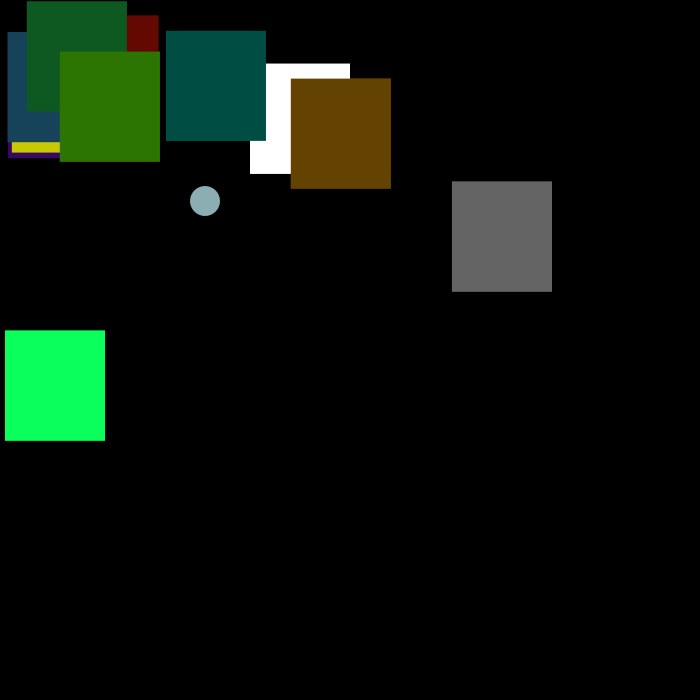
Frame 1 (no input)
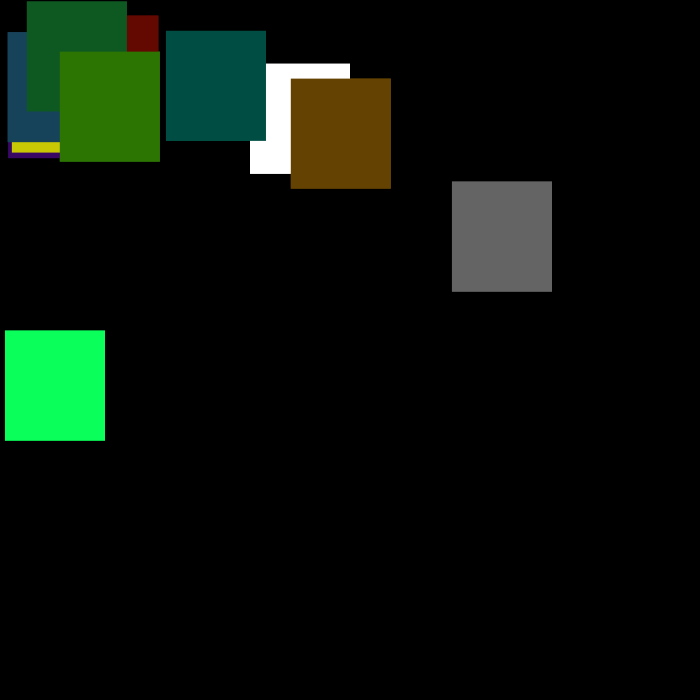
Frame 60 (the mouse pressed at the canvas centre just before this capture)
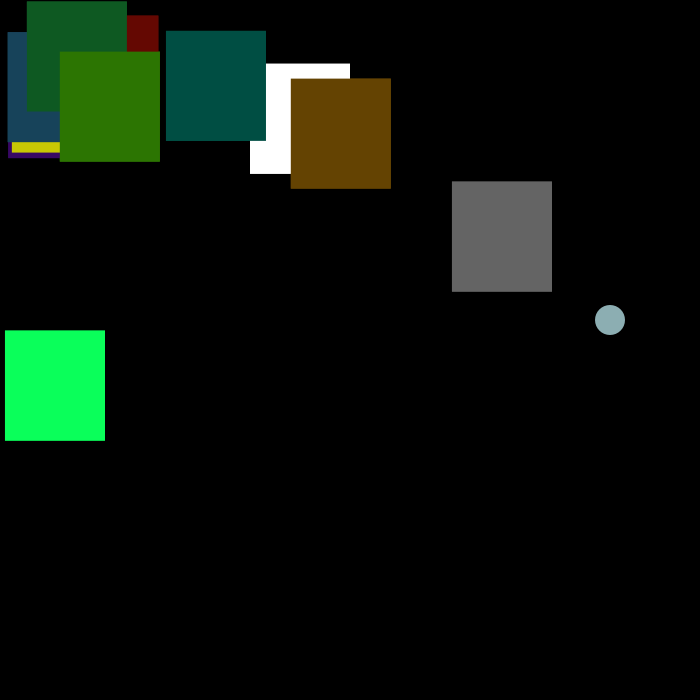
Frame 120 (the mouse held since frame 60 and released just before this capture)

The Processing sketch that drew these frames (run headless with seeded random() and noise(); from frame 60 on, the mouse is pressed at the canvas centre):

// Processing sketch: processing_178791
// ── processing_178791.pde

Ball b; 
Rectang r,r1,r2,r3,r4,r5,r6,r7,r8,r9,r10; 


  


void setup() 


{
  size(700,700); 
  b = new Ball(200,200,5,1,30); 
  r = new Rectang(random(699),random(699),100,110,color(100)); 
  r1 = new Rectang(250,random(67),100,110,color(255)); 
  r2 = new Rectang(random(699),random(36),100,110,color(0,78,67)); 
  r3 = new Rectang(random(184),random(34),100,110,color(100,8,2)); 
  r4 = new Rectang(random(529),random(234),100,110,color(100,67,2));
  r5 = new Rectang(random(89),random(236),100,110,color(56,8,100)); 
  r6 = new Rectang(random(329),random(953),100,110,color(10,255,90)); 
  r7 = new Rectang(random(26),random(69),100,110,color(200,200,4)); 
  r8 = new Rectang(random(75),random(34),100,110,color(23,67,90)); 
  r9 = new Rectang(random(68),random(95),100,110,color(14,89,34));
  r10 = new Rectang(random(247),random(127),100,110,color(44,117,2)); 


} 


void draw() 
{ 
  background(0); 
  b.drawBall();  
  r.drawRectang(); 
  r1.drawRectang(); 
  r2.drawRectang();
  r3.drawRectang(); 
  r4.drawRectang(); 
  r5.drawRectang(); 
  r6.drawRectang(); 
  r7.drawRectang(); 
  r8.drawRectang();  
  r9.drawRectang(); 
  r10.drawRectang();
  r.calRectang(); 
  r1.calRectang(); 
  r2.calRectang();
  r3.calRectang(); 
  r4.calRectang(); 
  r5.calRectang(); 
  r6.calRectang(); 
  r7.calRectang(); 
  r8.calRectang();  
  r9.calRectang(); 
  r10.calRectang();      
}
  


    





void keyPressed() 
{ 

  if (keyCode == LEFT) 

  { 

    r.moveLeft(); 
    r1.moveLeft(); 
    r2.moveLeft(); 
    r3.moveLeft(); 
    r4.moveLeft(); 
    r5.moveLeft(); 
    r6.moveLeft(); 
    r7.moveLeft(); 
    r8.moveLeft(); 
    r9.moveLeft(); 
    r10.moveLeft(); 


  } 


  if (keyCode == RIGHT) 


  { 

    r.moveRight(); 
    r1.moveRight(); 
    r2.moveRight();
    r3.moveRight(); 
    r4.moveRight(); 
    r5.moveRight(); 
    r6.moveRight(); 
    r7.moveRight();
    r8.moveRight();
    r9.moveRight(); 
    r10.moveRight(); 


     


  } 


  if (keyCode == UP) 


  { 

    r.moveUp(); 
    r1.moveUp(); 
    r2.moveUp(); 
    r3.moveUp(); 
    r4.moveUp(); 
    r5.moveUp(); 
    r6.moveUp(); 
    r7.moveUp();
    r8.moveUp(); 
    r9.moveUp(); 
    r10.moveUp(); 


      


  } 

  if (keyCode == DOWN) 

  { 

    r.moveDown();
    r1.moveDown(); 
    r2.moveDown(); 
    r3.moveDown(); 
    r4.moveDown(); 
    r5.moveDown(); 
    r6.moveDown(); 
    r7.moveDown(); 
    r8.moveDown(); 
    r9.moveDown(); 
    r10.moveDown(); 


  } 
} 

class Ball 


{ 

  float xpos; 
  float ypos; 
  float xvel; 
  float yvel; 
  float size; 
  
 


    


  Ball(float x, float y, float xv, float yv, float s) 


  { 
    xpos = x; 
    ypos = y; 
    xvel = xv; 
    yvel = yv; 
    size = s; 




  } 

  void drawBall() 
  { 
    xpos += xvel; 
    ypos += yvel; 

    if ((xpos < 0) || (xpos > width))  xvel *= -1; 
    if ((ypos < 0) || (ypos > height))  yvel *= -1; 

    fill(#8CAEB2); 
    noStroke(); 
    ellipse(xpos,ypos,size,size); 


  } 
   float calculateDistance(float x, float y)
   {
     float distance=dist(xpos,ypos,x,y);
     return distance;
   }
   
}



class Rectang 

{ 
  float posx;
  float posy; 
  float w; 
  float h; 
  color c; 

  Rectang(float x1, float y1, float wt, float ht, color ctemp) 
  { 
    posx = x1; 
    posy = y1;  
    w = wt;
    h = ht; 
    c = ctemp; 

  } 
  
  void drawRectang() 
  { 
    fill(c); 
    noStroke(); 
    rect(posx,posy,w,h); 
  }
    
    void calRectang()
  {
    if(b.calculateDistance(posx,posy)<30)
    {
      fill(255,0,0);
    }
    else if(b.calculateDistance(posx,posy)>30)
    {
      fill(c);
    }
    rect(posx,posy,w,h);
  }


  void moveLeft() 
  { 
    posx -= 10; 
    
    if (posx < 0) 
    { 
     posx = 0; 
    } 
  } 
  
  void moveRight() 

  { 
    posx += 10; 
    
    if (posx > 600) 
    { 
      posx = 600; 
    } 
  } 

  void moveUp() 

  { 
    posy -= 10; 

    if (posy < 0) 
    { 
      posy = 0; 
    } 
  } 

  void moveDown() 
  { 
    posy += 10; 

    if (posy > 600) 
    { 
      posy = 600; 
    } 
  }
}
